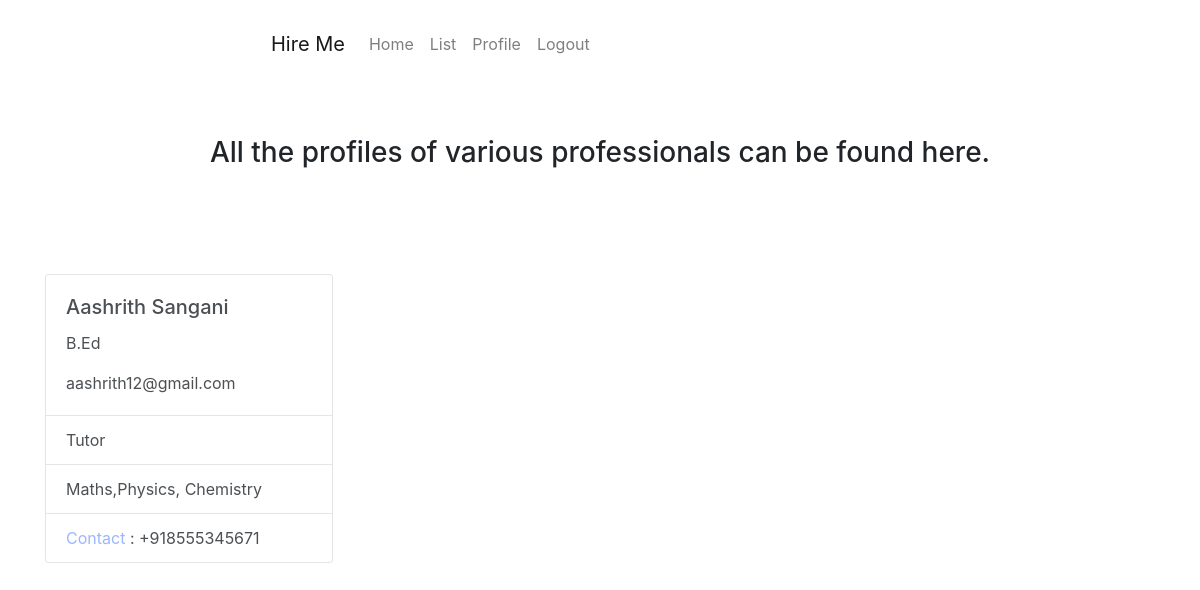
The app's page /list/ (signed in) with its own data.
### accounts/models.py (models this page shows, shortened)
class UserProfile(models.Model):
    user = models.OneToOneField(User,on_delete=models.CASCADE)
    qualif = models.CharField(max_length=200)
    category = models.CharField(max_length=150,default='')
    description = models.TextField(max_length=255)
    phone = PhoneNumberField()

### accounts/views.py (the view)
# urls.py: url(r'list/$',view_list,name='list'),
def view_list(request):
    prof = UserProfile.objects.all()
    return render(request,'accounts/list.html',{'prof':prof})

### accounts/templates/accounts/list.html (shortened to what this page needs)
{% extends 'base.html' %}
  {% block head %}
  <div class="container">
    <div class="jumbotron text-center" style="background-color:transparent">
      <h3>All the profiles of various professionals can be found here.</h3>
    </div>
    <div class="row">
      {% for p in prof %}
      <div class="col">
        <div class="card" style="width: 18rem;opacity:0.8">
      <div class="card-body">
        <h5 class="card-title">{{p.user.first_name}} {{p.user.last_name}}</h5>
        <p class="card-text">{{p.qualif}}</p>
        <p class="card-text">{{p.user.email}}</p>
      </div>
      <ul class="list-group list-group-flush">
        <li class="list-group-item">{{p.category}}</li>
        <li class="list-group-item">{{p.description}}</li>
        <li class="list-group-item"><span style="color:#82a6fe">Contact</span> : {{p.phone}}</li>
      </ul>
    </div>
    <br>
      </div>
      {% endfor %}
    </div>
  </div>
  {% endblock %}

### accounts/templates/accounts/list.html (style rules this page uses)
html { background-image: url(https://media.licdn.com/mpr/mpr/AAEAAQAAAAAAAAm1AAAAJGJjYzVkMWEzLTQ0NmYtNDcyZS1iNmM5LWI0MjRkZjVkYzEwOA.jpg); background-repeat: no-repeat; background-size: cover; }
body { background-color: transparent }
.row { overflow: auto; height: 20rem; }

### records on screen
UserProfile: user.first_name "Aashrith", user.last_name "Sangani", qualif "B.Ed", user.email "aashrith12@gmail.com", category "Tutor", description "Maths,Physics, Chemistry", phone "+918555345671"
